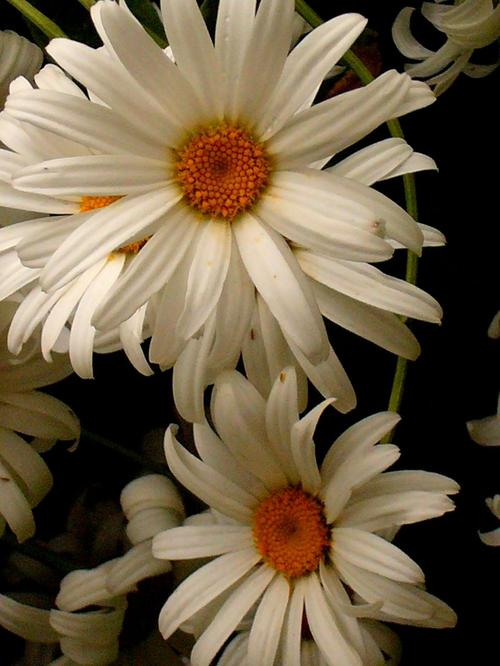
#> input picture flowers/test/daisy/1166535346_c10ec38f61_o.jpg, 500 x 666 px; its folder holds only this picture in this run
$ jupyter execute --allow-errors lbp_svm.ipynb
#> lines starting #> are read from the running program, lines starting #| are printed output that depends on the picture
# IMPORT THƯ VIỆN VÀ TẢI DATA

[cell 1]
import os
import cv2
import numpy as np
import matplotlib.pyplot as plt
import pandas as pd
import seaborn as sns
from joblib import dump, load
from skimage.feature import local_binary_pattern
from sklearn.svm import SVC
from sklearn.model_selection import train_test_split
from sklearn.metrics import classification_report, confusion_matrix
from sklearn.preprocessing import LabelEncoder

[cell 2]
BASE_DIR = 'flowers'
CLASS_NAMES = ['daisy', 'dandelion', 'rose', 'sunflower', 'tulip', 'orchid', 'lily']
IMAGE_SIZE = (128, 128)
SNS_COLOR = sns.color_palette("viridis", len(CLASS_NAMES))

[cell 3]
def collect_metadata(base_dir):
#> `plt.show()`:
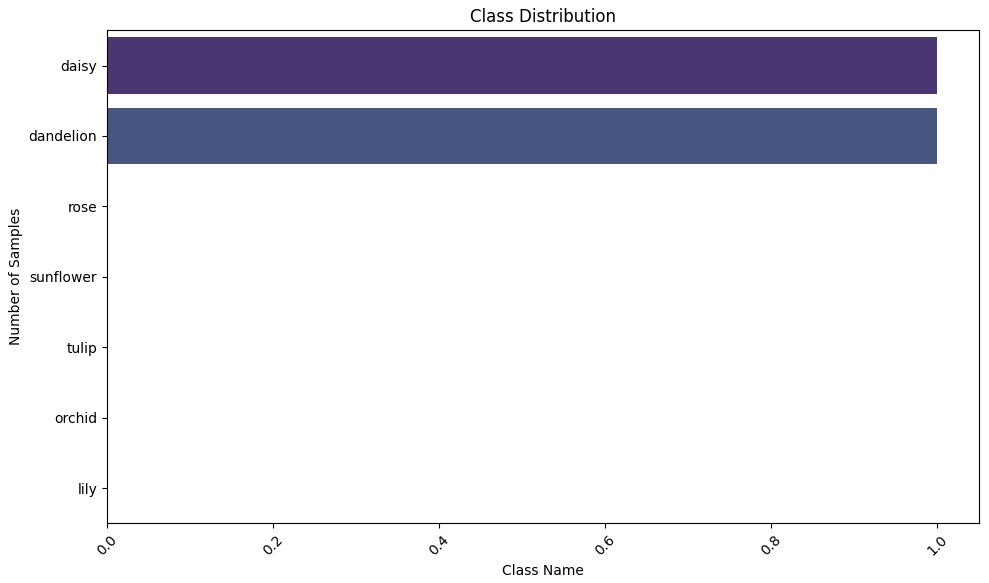
#> figure drawn by matplotlib, 1 panel
#> `plt.show()`:
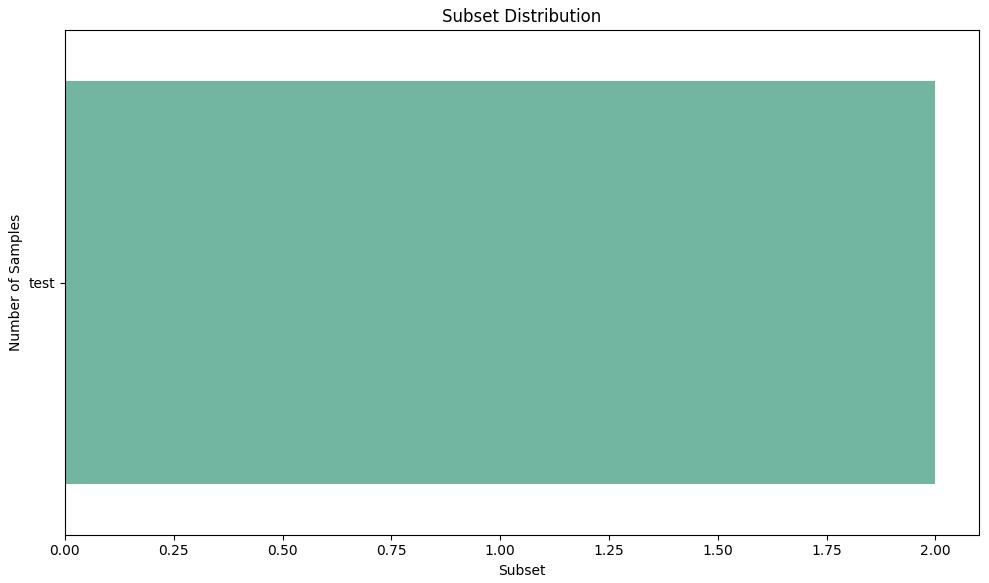
#> figure drawn by matplotlib, 1 panel
    data = {'subset': [], 'class_name': [], 'image_path': []}
    for subset in ['train', 'val', 'test']:
        subset_path = os.path.join(base_dir, subset)
        if not os.path.isdir(subset_path):
            continue

        for class_name in os.listdir(subset_path):
            class_path = os.path.join(subset_path, class_name)

            if os.path.isdir(class_path) and class_name in CLASS_NAMES:
                for image_file in os.listdir(class_path):
                    if image_file.endswith(('.jpg', '.jpeg', '.png')):
                        data['subset'].append(subset)
                        data['class_name'].append(class_name)
                        data['image_path'].append(os.path.join(class_path, image_file))

    return pd.DataFrame(data)

[cell 4]
df = collect_metadata(BASE_DIR)

#> (the rest of this cell did not finish here and is left out)

[cell 5]
def display_sample_images(df, class_names, max_cols=4):
#> called with max_cols = 4
    sample_paths_df = df.groupby('class_name').head(1)
    num_classes = len(class_names)
    num_rows = int(np.ceil(num_classes / max_cols))
    plt.figure(figsize=(16, 4 * num_rows))

    for i, class_name in enumerate(class_names):
        plt.subplot(num_rows, max_cols, i + 1)
        sample_row = sample_paths_df[sample_paths_df['class_name'] == class_name]
        if not sample_row.empty:
            path = sample_row['image_path'].iloc[0]
            try:
                img = cv2.imread(path)
#> img is the input picture: shape (666, 500, 3); mean B, G, R 70.3, 94.5, 109.8
                if img is None:
                    raise FileNotFoundError(f"Không thể tải ảnh. Đường dẫn có thể sai: {path}")
                img_rgb = cv2.cvtColor(img, cv2.COLOR_BGR2RGB)
                plt.imshow(img)
                plt.title(f"{class_name.capitalize()}", fontsize=12)
                plt.axis('off')
            except Exception as e:
                plt.text(0.5, 0.5, f"Lỗi tải: {e}", ha='center', va='center', wrap=True)
                plt.title(f"{class_name.capitalize()} (Lỗi)", fontsize=12)
                plt.axis('off')
        else:
            plt.text(0.5, 0.5, "Không tìm thấy mẫu", ha='center', va='center')
            plt.title(f"{class_name.capitalize()}", fontsize=12)
            plt.axis('off')
    plt.tight_layout()
    plt.show()
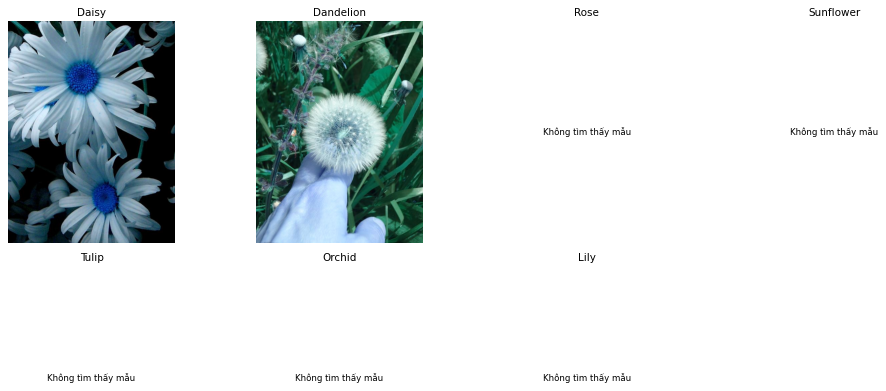
#> figure drawn by matplotlib, 2 panels; B, G, R data is drawn as R, G, B

df = collect_metadata(BASE_DIR)
display_sample_images(df, CLASS_NAMES)
